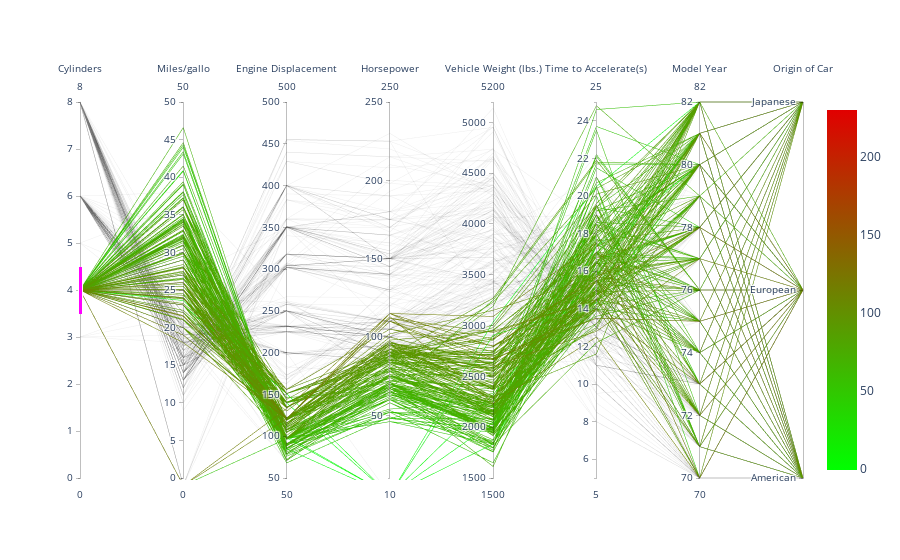

Notebook code for this chart:
### Markdown cell above
### 平行集合（Parallel Sets）

### Code cell
fig = go.Figure(data=
    go.Parcoords(
        line = dict(color = df['hor'],
                   # colorscale = 'Electric',
                   colorscale = [
                       [0, 'rgb(0, 255, 0)'],
                       #[0.5, 'rgb(0, 0, 255)'],
                       [1.0, 'rgb(225, 0, 0)']
                   ],
                   showscale = True,
                   cmin = 250,
                   cmax = 10),
        dimensions = list([
            dict(range = [0,8],
                 constraintrange = [3.5, 4.5],
                 label = 'Cylinders',
                 values = df['cys']
                ),
            dict(range = [0,50],

                 label = "Miles/gallo", 
                 values = df['mpg']
                ),
            dict(range = [50,500],
                 label = 'Engine Displacement', 
                 values = df['dis']
                ),
            dict(range = [10, 250],
                 visible = True,
                 label = 'Horsepower', 
                 values = df['hor']
                ),
            dict(range = [1500, 5200],
                 label = 'Vehicle Weight (lbs.)', 
                 values = df['wei']
                ),
            dict(range = [5,25],
                 label = 'Time to Accelerate(s)', 
                 values = df['acc']
                ),
            dict(range = [70, 82],
                 visible = True,
                 label = 'Model Year', 
                 values = df['myr']
                ),
            dict(tickvals = [1,2,3],
                 ticktext = ['American','European','Japanese'],
                 label = 'Origin of Car', 
                 values = df['ori']
                ),
        ])# end dimensions = list([ ..])
    )
)
fig.show()
fig.write_html("result/test_advanced.html")

### Figure 1 — Plotly figure (JSON) as saved in the notebook; plotly's stock layout.template omitted (floating-point values rounded to 4 significant figures; data arrays with more than 128 entries replaced by an {"elided": "..."} marker saying what was removed)
{"data": [{"dimensions": [{"constraintrange": [3.5, 4.5], "label": "Cylinders", "range": [0, 8], "values": {"elided": "406 float values"}}, {"label": "Miles/gallo", "range": [0, 50], "values": {"elided": "406 float values"}}, {"label": "Engine Displacement", "range": [50, 500], "values": {"elided": "406 float values"}}, {"label": "Horsepower", "range": [10, 250], "values": {"elided": "406 float values"}, "visible": true}, {"label": "Vehicle Weight (lbs.)", "range": [1500, 5200], "values": {"elided": "406 float values"}}, {"label": "Time to Accelerate(s)", "range": [5, 25], "values": {"elided": "406 float values"}}, {"label": "Model Year", "range": [70, 82], "values": {"elided": "406 float values"}, "visible": true}, {"label": "Origin of Car", "ticktext": ["American", "European", "Japanese"], "tickvals": [1, 2, 3], "values": {"elided": "406 float values"}}], "line": {"cmax": 10, "cmin": 250, "color": {"elided": "406 float values"}, "colorscale": [[0, "rgb(0, 255, 0)"], [1.0, "rgb(225, 0, 0)"]], "showscale": true}, "type": "parcoords"}], "layout": {}}
